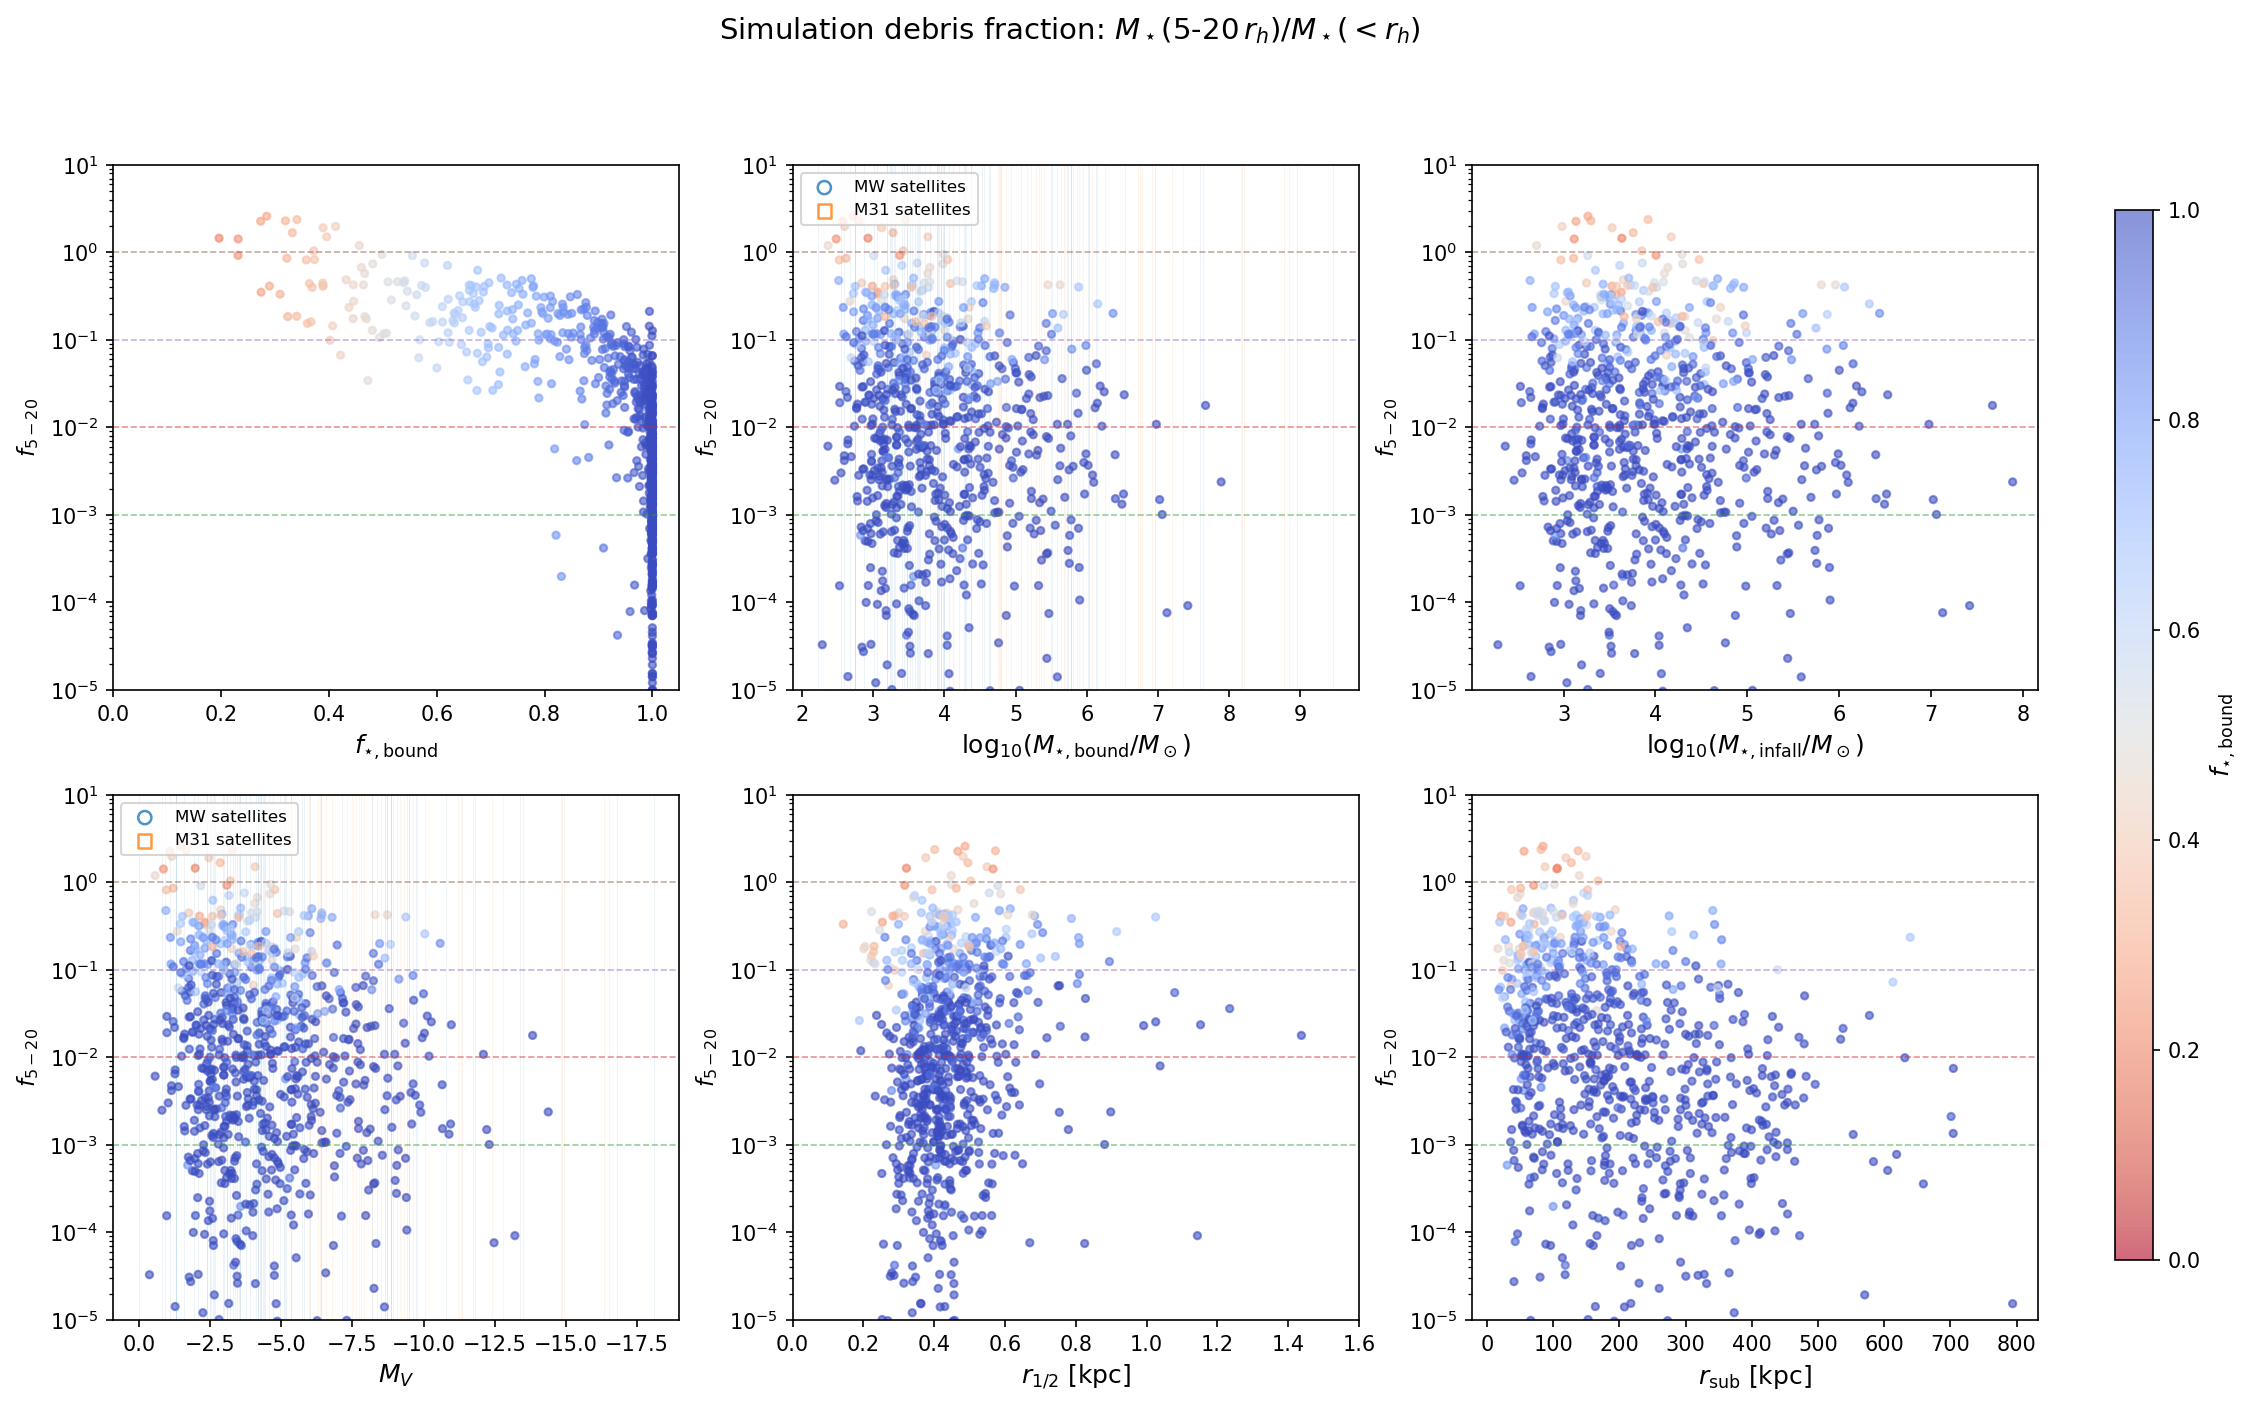

Here is the Python script that generated this plot:
#!/usr/bin/env python3
"""
Compare simulation debris fractions (5-20 rh) with MW and M31 satellite properties.
"""

import numpy as np
import matplotlib.pyplot as plt
from astropy.table import Table
import os

OUTDIR = '/Users/tingli/Dropbox/claude_research/spec-s5'

# ---- Load simulation data ----
sats = np.load(os.path.join(OUTDIR, 'sat_arrs_ting.npy'))

f_star_bound = sats[:, 0]
m_star_bound = sats[:, 2]
r_half_kpc = sats[:, 3]
r_sub_kpc = sats[:, 13]  # distance from host center

# Cumulative stellar mass within radial bins (in units of r_half)
m_star_lt1 = sats[:, 8]    # SM_bins[0]: <1 rh
m_star_lt5 = sats[:, 10]   # SM_bins[2]: <5 rh
m_star_lt10 = sats[:, 11]  # SM_bins[3]: <10 rh
m_star_lt20 = sats[:, 12]  # SM_bins[4]: <20 rh

# Debris fraction: mass in 5-20 rh annulus relative to mass within 1 rh
f_5_20 = (m_star_lt20 - m_star_lt5) / m_star_lt1

log_m_star = np.log10(m_star_bound)

# Infall stellar mass = bound mass / f_star_bound
m_star_infall = m_star_bound / f_star_bound
log_m_star_infall = np.log10(m_star_infall)

# Convert m_star_bound to M_V using M/L=1.6 and M_sun_V=4.83
M_V_sim = 4.83 - 2.5 * np.log10(m_star_bound / 1.6)

# ---- Load MW and M31 data ----
mw = Table.read(os.path.join(OUTDIR, 'mw_satellites.csv'))
m31 = Table.read(os.path.join(OUTDIR, 'm31_satellites.csv'))

mw_log_mstar = mw['mass_stellar']
mw_MV = mw['M_V']
mw_rhalf = mw['rhalf_physical'] / 1000.0  # pc -> kpc
mw_dist = mw['distance']  # already in kpc

m31_log_mstar = m31['mass_stellar']
m31_MV = m31['M_V']
m31_rhalf = m31['rhalf_physical'] / 1000.0  # pc -> kpc
m31_dist = m31['distance']  # already in kpc

# Check distance units - LVDB distances should be in kpc
print(f"MW distance range: {np.min(mw['distance']):.1f} - {np.max(mw['distance']):.1f}")
print(f"M31 distance range: {np.min(m31['distance']):.1f} - {np.max(m31['distance']):.1f}")
print(f"MW rhalf_physical range: {np.min(mw['rhalf_physical']):.1f} - {np.max(mw['rhalf_physical']):.1f}")

# ---- Figure 1: f_5_20 vs galaxy properties (sim) with MW/M31 overlaid ----
fig, axes = plt.subplots(2, 3, figsize=(17, 10))

# Common plot settings - color-coded by f_star_bound
cmap = plt.cm.coolwarm_r  # blue=intact (f_bound~1), red=stripped (f_bound~0)
scatter_kw = dict(s=12, alpha=0.6, c=f_star_bound, cmap=cmap, vmin=0, vmax=1, rasterized=True)
mw_kw = dict(s=40, alpha=0.8, marker='o', edgecolors='C0', facecolors='none',
             linewidths=1.2, label='MW satellites')
m31_kw = dict(s=40, alpha=0.8, marker='s', edgecolors='C1', facecolors='none',
              linewidths=1.2, label='M31 satellites')

# Reference f lines
f_ref = [0.001, 0.01, 0.1, 1.0]
f_colors = ['C2', 'C3', 'C4', 'C5']

def add_flines(ax):
    for fv, fc in zip(f_ref, f_colors):
        ax.axhline(fv, color=fc, ls='--', alpha=0.5, lw=0.8)

def add_mw_m31_vlines(ax, col):
    for row in mw:
        ax.axvline(row[col], color='C0', alpha=0.08, lw=0.5)
    for row in m31:
        ax.axvline(row[col], color='C1', alpha=0.08, lw=0.5)
    ax.scatter([], [], **mw_kw)
    ax.scatter([], [], **m31_kw)

# Panel 1: f_5_20 vs f_star_bound
ax = axes[0, 0]
sc = ax.scatter(f_star_bound, f_5_20, **scatter_kw)
ax.set_xlabel(r'$f_{\star,\mathrm{bound}}$', fontsize=12)
ax.set_ylabel(r'$f_{5-20}$', fontsize=11)
ax.set_yscale('log')
ax.set_ylim(1e-5, 10)
ax.set_xlim(0, 1.05)
add_flines(ax)

# Panel 2: f_5_20 vs log(M_star_bound)
ax = axes[0, 1]
ax.scatter(log_m_star, f_5_20, **scatter_kw)
add_mw_m31_vlines(ax, 'mass_stellar')
ax.set_xlabel(r'$\log_{10}(M_{\star,\mathrm{bound}} / M_\odot)$', fontsize=12)
ax.set_ylabel(r'$f_{5-20}$', fontsize=11)
ax.set_yscale('log')
ax.set_ylim(1e-5, 10)
ax.legend(fontsize=8, loc='upper left')
add_flines(ax)

# Panel 3: f_5_20 vs log(M_star_infall)
ax = axes[0, 2]
ax.scatter(log_m_star_infall, f_5_20, **scatter_kw)
ax.set_xlabel(r'$\log_{10}(M_{\star,\mathrm{infall}} / M_\odot)$', fontsize=12)
ax.set_ylabel(r'$f_{5-20}$', fontsize=11)
ax.set_yscale('log')
ax.set_ylim(1e-5, 10)
add_flines(ax)

# Panel 4: f_5_20 vs M_V
ax = axes[1, 0]
ax.scatter(M_V_sim, f_5_20, **scatter_kw)
add_mw_m31_vlines(ax, 'M_V')
ax.set_xlabel(r'$M_V$', fontsize=12)
ax.set_ylabel(r'$f_{5-20}$', fontsize=11)
ax.set_yscale('log')
ax.set_ylim(1e-5, 10)
ax.invert_xaxis()
ax.legend(fontsize=8, loc='upper left')
add_flines(ax)

# Panel 5: f_5_20 vs r_half
ax = axes[1, 1]
ax.scatter(r_half_kpc, f_5_20, **scatter_kw)
ax.set_xlabel(r'$r_{1/2}$ [kpc]', fontsize=12)
ax.set_ylabel(r'$f_{5-20}$', fontsize=11)
ax.set_yscale('log')
ax.set_ylim(1e-5, 10)
ax.set_xlim(0, 1.6)
add_flines(ax)

# Panel 6: f_5_20 vs distance from host
ax = axes[1, 2]
ax.scatter(r_sub_kpc, f_5_20, **scatter_kw)
ax.set_xlabel(r'$r_{\rm sub}$ [kpc]', fontsize=12)
ax.set_ylabel(r'$f_{5-20}$', fontsize=11)
ax.set_yscale('log')
ax.set_ylim(1e-5, 10)
add_flines(ax)

# Colorbar
fig.subplots_adjust(right=0.88)
cbar_ax = fig.add_axes([0.91, 0.15, 0.015, 0.7])
cbar = fig.colorbar(sc, cax=cbar_ax)
cbar.set_label(r'$f_{\star,\mathrm{bound}}$', fontsize=12)

fig.suptitle(r'Simulation debris fraction: $M_\star(5$-$20\,r_h) / M_\star(<r_h)$',
             fontsize=14, y=0.98)
fig.savefig(os.path.join(OUTDIR, 'sim_debris_fraction.png'), dpi=150, bbox_inches='tight')
print(f"Saved sim_debris_fraction.png")

# ---- Figure 2: f_5_20 vs M_V with MW/M31 comparison ----
fig2, ax2 = plt.subplots(figsize=(10, 6))
sc2 = ax2.scatter(M_V_sim, f_5_20, s=15, alpha=0.6, c=f_star_bound,
                  cmap=cmap, vmin=0, vmax=1, rasterized=True)
ax2.scatter(mw_MV, np.full(len(mw), np.nan), **mw_kw)   # just for legend
ax2.scatter(m31_MV, np.full(len(m31), np.nan), **m31_kw)

# Show MW/M31 M_V as vertical lines
for row in mw:
    ax2.axvline(row['M_V'], color='C0', alpha=0.15, lw=0.5)
for row in m31:
    ax2.axvline(row['M_V'], color='C1', alpha=0.15, lw=0.5)

for fv, fc in zip(f_ref, f_colors):
    ax2.axhline(fv, color=fc, ls='--', alpha=0.6, lw=1,
                label=f'f = {fv}')

ax2.set_xlabel(r'$M_V$', fontsize=13)
ax2.set_ylabel(r'$f_{5-20} = M_\star(5$-$20\,r_h) / M_\star(<r_h)$', fontsize=12)
ax2.set_yscale('log')
ax2.set_ylim(1e-5, 10)
ax2.invert_xaxis()
ax2.legend(fontsize=10, loc='upper left', ncol=2)
ax2.set_title(r'Debris fraction from simulations vs. $M_V$', fontsize=13)
cbar2 = fig2.colorbar(sc2, ax=ax2, pad=0.02)
cbar2.set_label(r'$f_{\star,\mathrm{bound}}$', fontsize=12)
fig2.tight_layout()
fig2.savefig(os.path.join(OUTDIR, 'sim_debris_fraction_MV.png'), dpi=150, bbox_inches='tight')
print(f"Saved sim_debris_fraction_MV.png")

# ---- Print some statistics ----
print("\n" + "=" * 60)
print("Debris fraction statistics by f_star_bound bins")
print("=" * 60)
bins = [(0.95, 1.01, 'Intact (f_bound > 0.95)'),
        (0.8, 0.95, 'Mildly stripped (0.8 < f_bound < 0.95)'),
        (0.5, 0.8, 'Moderately stripped (0.5 < f_bound < 0.8)'),
        (0.0, 0.5, 'Heavily stripped (f_bound < 0.5)')]

for lo, hi, label in bins:
    mask = (f_star_bound >= lo) & (f_star_bound < hi)
    n = np.sum(mask)
    if n > 0:
        f_vals = f_5_20[mask]
        print(f"\n{label}: N={n}")
        print(f"  f_5_20: median={np.median(f_vals):.4f}, "
              f"mean={np.mean(f_vals):.4f}, "
              f"16-84%=[{np.percentile(f_vals, 16):.5f}, {np.percentile(f_vals, 84):.4f}]")

print("\n" + "=" * 60)
print("Debris fraction statistics by log(M_star) bins")
print("=" * 60)
mbins = [(2, 4, 'UFDs (log M* = 2-4)'),
         (4, 6, 'Classical dwarfs (log M* = 4-6)'),
         (6, 8, 'Bright dwarfs (log M* = 6-8)')]

for lo, hi, label in mbins:
    mask = (log_m_star >= lo) & (log_m_star < hi)
    n = np.sum(mask)
    if n > 0:
        f_vals = f_5_20[mask]
        print(f"\n{label}: N={n}")
        print(f"  f_5_20: median={np.median(f_vals):.4f}, "
              f"mean={np.mean(f_vals):.4f}, "
              f"16-84%=[{np.percentile(f_vals, 16):.5f}, {np.percentile(f_vals, 84):.4f}]")
